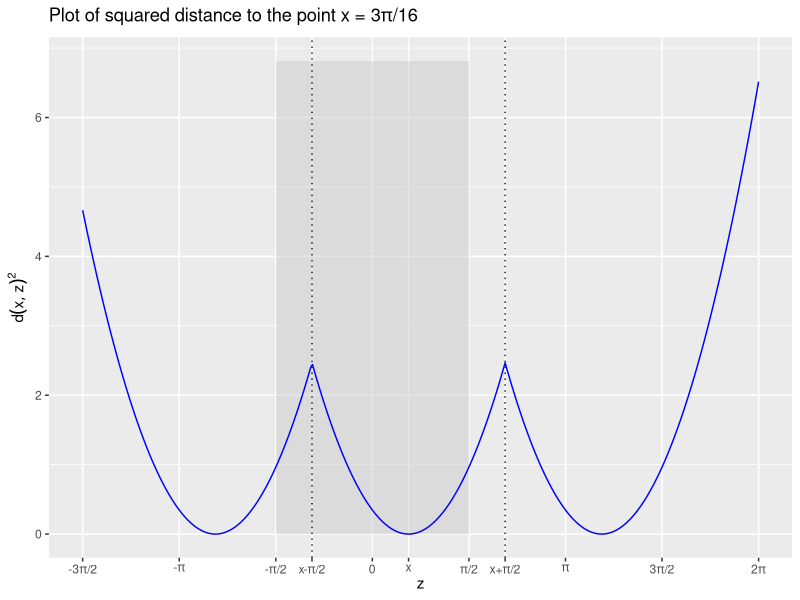
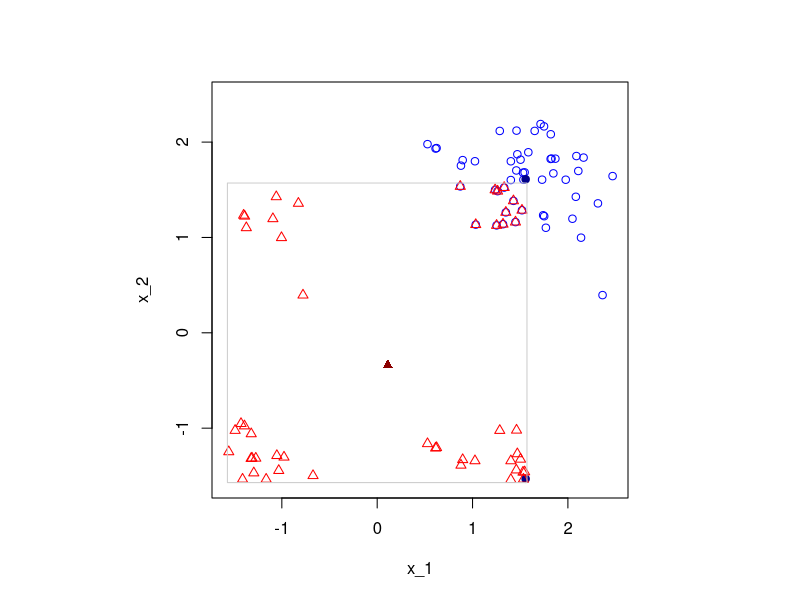

These figures' R source, in order:
## ---- chunk 1
knitr::opts_chunk$set(echo = TRUE)
library(ggplot2)
library(data.table)
library(magrittr)
## ---- chunk 2
x = 3*pi/16
dt = data.table(z = seq(-3*pi/2, 2*pi, len = 401)) %>%
    .[, `d-sq` := pmin((x-pi-z)^2, (x-z)^2, (x+pi-z)^2)]

ggplot(dt, aes(z, `d-sq`)) +
    annotate("rect", fill="grey80", alpha=0.5, xmin=-pi/2, xmax=pi/2, ymin=0, ymax=dt[, max(`d-sq`)+0.3]) +
    geom_line(color="blue") +
    scale_x_continuous(name = expression(z),
                       labels = c(expression(paste("-2", pi)), 
                                  expression(paste("-3", pi, "/2")), 
                                  expression(paste("-", pi)),
                                  expression(paste("-", pi, "/2")),
                                  expression(paste("x-", pi, "/2")),
                                  expression(0), 
                                  expression(x),
                                  expression(paste(pi, "/2")),
                                  expression(paste("x+", pi, "/2")),
                                  expression(pi),
                                  expression(paste("3", pi, "/2")),
                                  expression(paste("2", pi))),
                       breaks = sort(c((-4:4) * pi/2,  x + (-1:1) * pi/2)),
                       minor_breaks = c()# x + (-1:1) * pi/2
                       ) +
    scale_y_continuous(name = expression(d(x,z)^2)) +
    geom_vline(xintercept = x + c(-1,1)*pi/2, color="gray10", linetype="dotted") +
    ggtitle(expression(paste("Plot of squared distance to the point x = 3", pi, "/16")))
## ---- chunk 3
periodic_mean <- function(data, dom = pi/2) {
    data <- sort(data)
    
    N = length(data)
    n = which(data > 0)[1] - 1
    
    breakpoints = c(-dom, data[(n+1):N] - dom, data[1:n] + dom, dom)
    mu0 = mean(data)
    
    ## Helper functions
    dsq = function(x,y) {(x - y)^2}
    
    # L2 Minimization Objective
    # Argument k indicates which interval's quadratic function to compute (useful for checking continuity across breakpoints). Using the default corresponds to the miminization objective above.
    # Variables from enclosing envir: data, dom, N, n, breakpoints
    Phi = function(z, k = which(z<=breakpoints)[1]-1) {
        if (k==1) {
            0.5 * (  sum( dsq( data[(n+1) : N] - 2*dom , z ) ) + 
                     sum( dsq( data[   1  : n]         , z ) )    )
        } else if (k <= N-n) {
            0.5 * (  sum( dsq( data[(n+1) : (n+k-1)]         , z ) ) + 
                     sum( dsq( data[(n+k) :      N ] - 2*dom , z ) ) +
                     sum( dsq( data[   1  :      n ]         , z ) )    )
        } else if (k == N - n + 1) {
            0.5 * (  sum( dsq( data , z ) )  )
        } else if (k <= N) {
            0.5 * (  sum( dsq( data[  (n+1) :      N   ]         , z ) ) + 
                     sum( dsq( data[     1  : (k-1-N+n)] + 2*dom , z ) ) +
                     sum( dsq( data[(k-N+n) :      n   ]         , z ) )    )
        } else {
            0.5 * (  sum( dsq( data[(n+1) : N]         , z ) ) + 
                     sum( dsq( data[   1  : n] + 2*dom , z ) )    )
        }
    }

    ## Minimize
    bestz = breakpoints[1]
    bestphi = Phi(bestz, 1)
    
    for (k in 1:(N+1)) {
        zs = breakpoints[k:(k+1)]
        zstar = mu0 - pi * (N-n-(k-1)) / N
        if (zstar < breakpoints[k+1] & zstar > breakpoints[k])
            zs = c(zs, zstar)
        
        phis = sapply(zs, Phi, k = k)
        
        p = which.min(phis)
        if (phis[p] < bestphi) {
            bestz = zs[p]
            bestphi = phis[p]
        }
    }
    
    return(bestz)
}
## ---- chunk 4
dom = pi/2 # Domain half size
N = 50     # Number of data points

# Generate data
set.seed(42)
x = matrix(rnorm(2*N, mean = dom, sd = dom/4), nrow=N)

# Put data onto periodic domain
data = ((x+dom) %% (2*dom)) - dom 
data[data == -dom] = dom   # Use the convention (-dom, dom], instead of [-dom, dom)

# With small enough standard deviation, mu_original and mu_target are equivalent modulo pi
mu_original = colMeans(x)
mu_target = ((mu_original+dom) %% (2*dom)) - dom
## ---- chunk 5
# Plot data
par(pty='s')
plot(x, xlim = c(-dom, max(x)), ylim = c(-dom, max(x)), col="blue", pch=1, asp=1,
     xlab = "x_1", ylab = "x_2")
points(mu_original[1], mu_original[2], col="darkblue", pch=19)
points(mu_target[1], mu_target[2], col="darkblue", pch=19)
points(data, col='red', pch=2)
points(mean(data[,1]), mean(data[,2]), col="darkred", pch=17)
lines(c(-dom, -dom, dom, dom, -dom), c(-dom, dom, dom, -dom, -dom), col="gray80")
## ---- chunk 6
mu_per = apply(data, 2, periodic_mean)
mu_per
mu_target
## ---- chunk 7
periodic_distance <- function(x, y, dom=pi/2) {
    pmin(abs(x-y), abs(x + 2*dom - y), abs(x - 2*dom - y))
}

periodic_sd <- function(data, dom=pi/2) {
    mu = periodic_mean(data, dom=dom)
    sigma = sqrt( sum(periodic_distance(mu, data, dom)^2) / (length(data)-1) )
}
## ---- chunk 8
sd_per = apply(data, 2, periodic_sd)
sd_per

sd_target = apply(x, 2, sd)
sd_target
## ---- chunk 9
sd_nonper = apply(data, 2, sd)
sd_nonper
